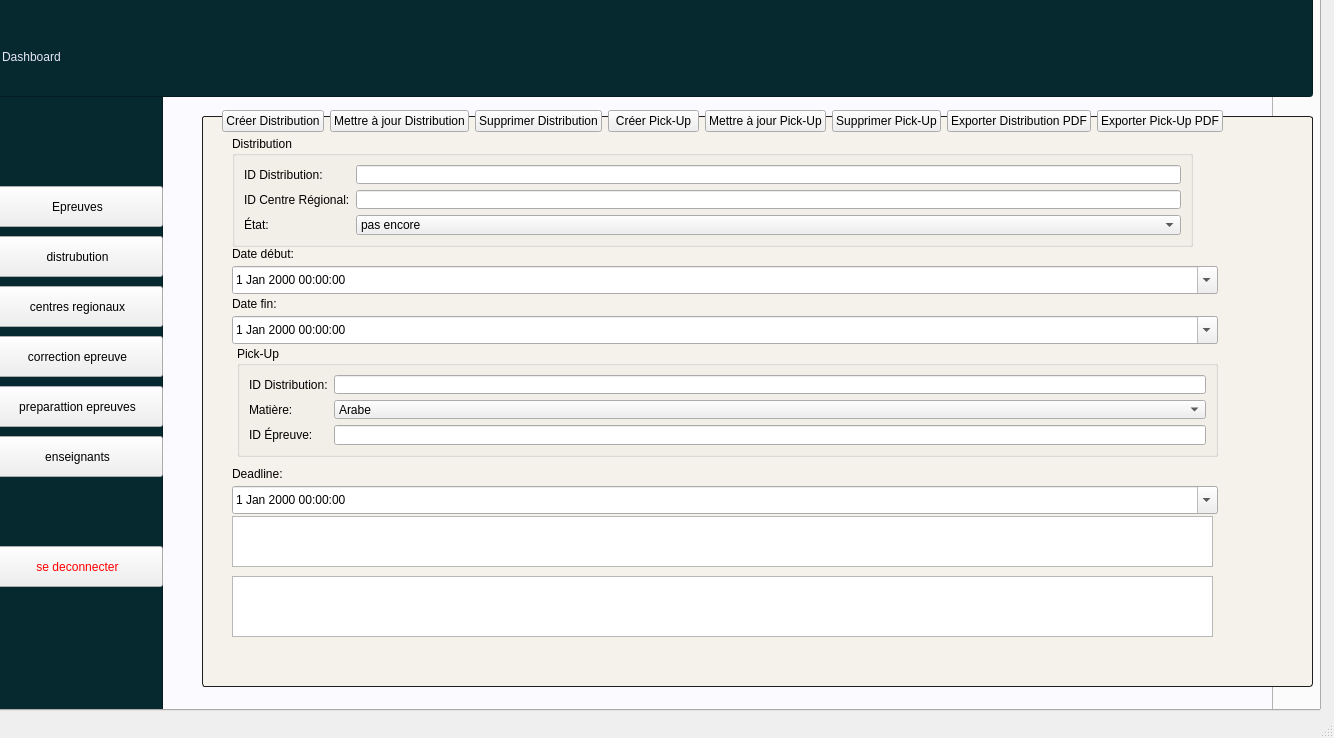
<?xml version="1.0" encoding="UTF-8"?>
<ui version="4.0">
 <class>MainWindow</class>
 <widget class="QMainWindow" name="MainWindow">
  <property name="geometry">
   <rect>
    <x>0</x>
    <y>0</y>
    <width>1334</width>
    <height>738</height>
   </rect>
  </property>
  <property name="windowTitle">
   <string>MainWindow</string>
  </property>
  <widget class="QWidget" name="centralwidget">
   <widget class="QTabWidget" name="tabWidget">
    <property name="geometry">
     <rect>
      <x>-10</x>
      <y>-30</y>
      <width>1331</width>
      <height>741</height>
     </rect>
    </property>
    <property name="whatsThis">
     <string>&lt;html&gt;&lt;head/&gt;&lt;body&gt;&lt;p&gt;&lt;br/&gt;&lt;/p&gt;&lt;/body&gt;&lt;/html&gt;</string>
    </property>
    <property name="currentIndex">
     <number>0</number>
    </property>
    <widget class="QWidget" name="tab">
     <attribute name="title">
      <string>ajout</string>
     </attribute>
     <widget class="QLabel" name="label_15">
      <property name="geometry">
       <rect>
        <x>150</x>
        <y>30</y>
        <width>231</width>
        <height>41</height>
       </rect>
      </property>
      <property name="styleSheet">
       <string notr="true">background-color: rgb(234, 237, 255);
font: 87 13pt &quot;Segoe UI Black&quot;;

</string>
      </property>
      <property name="frameShape">
       <enum>QFrame::Shape::NoFrame</enum>
      </property>
      <property name="frameShadow">
       <enum>QFrame::Shadow::Plain</enum>
      </property>
      <property name="lineWidth">
       <number>1</number>
      </property>
      <property name="text">
       <string>distribution</string>
      </property>
     </widget>
     <widget class="QLabel" name="logo_1">
      <property name="geometry">
       <rect>
        <x>1150</x>
        <y>30</y>
        <width>41</width>
        <height>41</height>
       </rect>
      </property>
      <property name="text">
       <string/>
      </property>
      <property name="pixmap">
       <pixmap>../../../OneDrive/Documents/logo-design.png</pixmap>
      </property>
      <property name="scaledContents">
       <bool>true</bool>
      </property>
     </widget>
     <widget class="QPushButton" name="employes_2">
      <property name="geometry">
       <rect>
        <x>0</x>
        <y>190</y>
        <width>171</width>
        <height>41</height>
       </rect>
      </property>
      <property name="styleSheet">
       <string notr="true"/>
      </property>
      <property name="text">
       <string>Epreuves</string>
      </property>
     </widget>
     <widget class="QLineEdit" name="purple_3">
      <property name="geometry">
       <rect>
        <x>210</x>
        <y>120</y>
        <width>1111</width>
        <height>571</height>
       </rect>
      </property>
      <property name="styleSheet">
       <string notr="true">QWidget {
    background-color: #D3CDBC; /* Neutral beige/gray */
    color: #1F1F1F; /* Dark ink/black for text */
    font-family: &quot;Segoe UI&quot;, &quot;Arial&quot;, sans-serif;
}

QLabel {
    font-size: 14px;
    font-weight: bold;
    color: #1F1F1F;
}

QPushButton {
    background-color: #1F1F1F;
    color: #D3CDBC;
    border: 2px solid #1F1F1F;
    border-radius: 5px;
    padding: 5px 10px;
}

QPushButton:hover {
    background-color: #3B3B3B;
}

QLineEdit {
    background-color: #F5F2EB;
    border: 1px solid #1F1F1F;
    border-radius: 3px;
    padding: 3px;
}

QFrame {
    border: 1px solid #1F1F1F;
    border-radius: 5px;
}

QComboBox {
    background-color: #F5F2EB;
    border: 1px solid #1F1F1F;
    border-radius: 3px;
    padding: 2px;
}</string>
      </property>
     </widget>
     <widget class="QPushButton" name="reservations_2">
      <property name="geometry">
       <rect>
        <x>0</x>
        <y>290</y>
        <width>171</width>
        <height>41</height>
       </rect>
      </property>
      <property name="styleSheet">
       <string notr="true"/>
      </property>
      <property name="text">
       <string>centres regionaux</string>
      </property>
     </widget>
     <widget class="QPushButton" name="evenement_2">
      <property name="geometry">
       <rect>
        <x>0</x>
        <y>390</y>
        <width>171</width>
        <height>41</height>
       </rect>
      </property>
      <property name="styleSheet">
       <string notr="true"/>
      </property>
      <property name="text">
       <string>preparattion epreuves</string>
      </property>
     </widget>
     <widget class="QPushButton" name="pushButton_logout">
      <property name="geometry">
       <rect>
        <x>0</x>
        <y>550</y>
        <width>171</width>
        <height>41</height>
       </rect>
      </property>
      <property name="styleSheet">
       <string notr="true">font: 700 10pt &quot;Segoe UI&quot;;
color: rgb(255, 0, 0);
</string>
      </property>
      <property name="text">
       <string>se deconnecter</string>
      </property>
     </widget>
     <widget class="QPushButton" name="chambres_2">
      <property name="geometry">
       <rect>
        <x>0</x>
        <y>340</y>
        <width>171</width>
        <height>41</height>
       </rect>
      </property>
      <property name="styleSheet">
       <string notr="true"/>
      </property>
      <property name="text">
       <string>correction epreuve</string>
      </property>
     </widget>
     <widget class="QPushButton" name="clients_2">
      <property name="geometry">
       <rect>
        <x>0</x>
        <y>240</y>
        <width>171</width>
        <height>41</height>
       </rect>
      </property>
      <property name="styleSheet">
       <string notr="true"/>
      </property>
      <property name="text">
       <string>distrubution</string>
      </property>
     </widget>
     <widget class="QLineEdit" name="purple_4">
      <property name="geometry">
       <rect>
        <x>0</x>
        <y>-10</y>
        <width>171</width>
        <height>741</height>
       </rect>
      </property>
      <property name="acceptDrops">
       <bool>false</bool>
      </property>
      <property name="styleSheet">
       <string notr="true">background-color: rgb(5, 41, 47)
;</string>
      </property>
     </widget>
     <widget class="QLabel" name="dashboard_2">
      <property name="geometry">
       <rect>
        <x>10</x>
        <y>40</y>
        <width>161</width>
        <height>41</height>
       </rect>
      </property>
      <property name="styleSheet">
       <string notr="true">color: rgb(232, 231, 244);
font: 87 16pt &quot;Segoe UI Black&quot;;

</string>
      </property>
      <property name="text">
       <string>Dashboard</string>
      </property>
     </widget>
     <widget class="QLineEdit" name="arrierePlan_7">
      <property name="geometry">
       <rect>
        <x>-10</x>
        <y>-50</y>
        <width>1291</width>
        <height>991</height>
       </rect>
      </property>
      <property name="styleSheet">
       <string notr="true">background-color: rgb( 250,  250, 255);</string>
      </property>
     </widget>
     <widget class="QLineEdit" name="purple_6">
      <property name="geometry">
       <rect>
        <x>0</x>
        <y>0</y>
        <width>1321</width>
        <height>101</height>
       </rect>
      </property>
      <property name="acceptDrops">
       <bool>false</bool>
      </property>
      <property name="styleSheet">
       <string notr="true">background-color: rgb(5, 41, 47)
;</string>
      </property>
     </widget>
     <widget class="QPushButton" name="evenement_3">
      <property name="geometry">
       <rect>
        <x>0</x>
        <y>440</y>
        <width>171</width>
        <height>41</height>
       </rect>
      </property>
      <property name="styleSheet">
       <string notr="true"/>
      </property>
      <property name="text">
       <string>enseignants</string>
      </property>
     </widget>
     <widget class="QLabel" name="labelDeadline">
      <property name="geometry">
       <rect>
        <x>240</x>
        <y>470</y>
        <width>986</width>
        <height>16</height>
       </rect>
      </property>
      <property name="text">
       <string>Deadline:</string>
      </property>
     </widget>
     <widget class="QTableView" name="tableViewPickUp">
      <property name="geometry">
       <rect>
        <x>240</x>
        <y>580</y>
        <width>981</width>
        <height>61</height>
       </rect>
      </property>
     </widget>
     <widget class="QDateTimeEdit" name="dateTimeEditDeadline">
      <property name="geometry">
       <rect>
        <x>240</x>
        <y>490</y>
        <width>986</width>
        <height>28</height>
       </rect>
      </property>
      <property name="calendarPopup">
       <bool>true</bool>
      </property>
     </widget>
     <widget class="QLabel" name="labelDateDebut">
      <property name="geometry">
       <rect>
        <x>240</x>
        <y>250</y>
        <width>986</width>
        <height>16</height>
       </rect>
      </property>
      <property name="text">
       <string>Date début:</string>
      </property>
     </widget>
     <widget class="QTableView" name="tableViewDistribution">
      <property name="geometry">
       <rect>
        <x>240</x>
        <y>520</y>
        <width>981</width>
        <height>51</height>
       </rect>
      </property>
     </widget>
     <widget class="QGroupBox" name="groupBoxTimers">
      <property name="geometry">
       <rect>
        <x>240</x>
        <y>756</y>
        <width>986</width>
        <height>59</height>
       </rect>
      </property>
      <property name="title">
       <string>Temps restant</string>
      </property>
      <layout class="QHBoxLayout" name="horizontalLayoutTimers_2">
       <item>
        <widget class="QLabel" name="labelTimerDistribution">
         <property name="text">
          <string>Distribution: -</string>
         </property>
        </widget>
       </item>
       <item>
        <widget class="QLabel" name="labelTimerPickUp">
         <property name="text">
          <string>Pick-Up: -</string>
         </property>
        </widget>
       </item>
      </layout>
     </widget>
     <widget class="QGroupBox" name="groupBoxDistribution">
      <property name="geometry">
       <rect>
        <x>240</x>
        <y>140</y>
        <width>961</width>
        <height>111</height>
       </rect>
      </property>
      <property name="title">
       <string>Distribution</string>
      </property>
      <layout class="QFormLayout" name="formLayoutDistribution_2">
       <item row="0" column="0">
        <widget class="QLabel" name="labelIdDistribution">
         <property name="text">
          <string>ID Distribution:</string>
         </property>
        </widget>
       </item>
       <item row="0" column="1">
        <widget class="QLineEdit" name="lineEditIdDistribution"/>
       </item>
       <item row="1" column="0">
        <widget class="QLabel" name="labelIdCentreRegional">
         <property name="text">
          <string>ID Centre Régional:</string>
         </property>
        </widget>
       </item>
       <item row="1" column="1">
        <widget class="QLineEdit" name="lineEditIdCentreRegional"/>
       </item>
       <item row="2" column="0">
        <widget class="QLabel" name="labelEtat">
         <property name="text">
          <string>État:</string>
         </property>
        </widget>
       </item>
       <item row="2" column="1">
        <widget class="QComboBox" name="comboBoxEtat">
         <item>
          <property name="text">
           <string>pas encore</string>
          </property>
         </item>
         <item>
          <property name="text">
           <string>en cours</string>
          </property>
         </item>
         <item>
          <property name="text">
           <string>distribuée</string>
          </property>
         </item>
        </widget>
       </item>
      </layout>
     </widget>
     <widget class="QGroupBox" name="groupBoxPickUp">
      <property name="geometry">
       <rect>
        <x>245</x>
        <y>350</y>
        <width>981</width>
        <height>111</height>
       </rect>
      </property>
      <property name="title">
       <string>Pick-Up</string>
      </property>
      <layout class="QFormLayout" name="formLayoutPickUp_2">
       <item row="0" column="0">
        <widget class="QLabel" name="labelIdDistributionPickUp">
         <property name="text">
          <string>ID Distribution:</string>
         </property>
        </widget>
       </item>
       <item row="0" column="1">
        <widget class="QLineEdit" name="lineEditIdDistributionPickUp"/>
       </item>
       <item row="1" column="0">
        <widget class="QLabel" name="labelMatiere">
         <property name="text">
          <string>Matière:</string>
         </property>
        </widget>
       </item>
       <item row="1" column="1">
        <widget class="QComboBox" name="comboBoxMatiere">
         <item>
          <property name="text">
           <string>Arabe</string>
          </property>
         </item>
         <item>
          <property name="text">
           <string>Français</string>
          </property>
         </item>
         <item>
          <property name="text">
           <string>Anglais</string>
          </property>
         </item>
         <item>
          <property name="text">
           <string>Mathématiques</string>
          </property>
         </item>
         <item>
          <property name="text">
           <string>Physique</string>
          </property>
         </item>
         <item>
          <property name="text">
           <string>SVT</string>
          </property>
         </item>
        </widget>
       </item>
       <item row="2" column="0">
        <widget class="QLabel" name="labelIdEpreuve">
         <property name="text">
          <string>ID Épreuve:</string>
         </property>
        </widget>
       </item>
       <item row="2" column="1">
        <widget class="QLineEdit" name="lineEditIdEpreuvePickUp"/>
       </item>
      </layout>
     </widget>
     <widget class="QDateTimeEdit" name="dateTimeEditFin">
      <property name="geometry">
       <rect>
        <x>240</x>
        <y>320</y>
        <width>986</width>
        <height>28</height>
       </rect>
      </property>
      <property name="calendarPopup">
       <bool>true</bool>
      </property>
     </widget>
     <widget class="QLabel" name="labelDateFin">
      <property name="geometry">
       <rect>
        <x>240</x>
        <y>300</y>
        <width>986</width>
        <height>16</height>
       </rect>
      </property>
      <property name="text">
       <string>Date fin:</string>
      </property>
     </widget>
     <widget class="QWidget" name="layoutWidget">
      <property name="geometry">
       <rect>
        <x>230</x>
        <y>110</y>
        <width>1001</width>
        <height>31</height>
       </rect>
      </property>
      <layout class="QHBoxLayout" name="horizontalLayout">
       <item>
        <widget class="QPushButton" name="pushButtonCreateDistribution">
         <property name="text">
          <string>Créer Distribution</string>
         </property>
        </widget>
       </item>
       <item>
        <widget class="QPushButton" name="pushButtonUpdateDistribution">
         <property name="text">
          <string>Mettre à jour Distribution</string>
         </property>
        </widget>
       </item>
       <item>
        <widget class="QPushButton" name="pushButtonDeleteDistribution">
         <property name="text">
          <string>Supprimer Distribution</string>
         </property>
        </widget>
       </item>
       <item>
        <widget class="QPushButton" name="pushButtonCreatePickUp">
         <property name="text">
          <string>Créer Pick-Up</string>
         </property>
        </widget>
       </item>
       <item>
        <widget class="QPushButton" name="pushButtonUpdatePickUp">
         <property name="text">
          <string>Mettre à jour Pick-Up</string>
         </property>
        </widget>
       </item>
       <item>
        <widget class="QPushButton" name="pushButtonDeletePickUp">
         <property name="text">
          <string>Supprimer Pick-Up</string>
         </property>
        </widget>
       </item>
       <item>
        <widget class="QPushButton" name="pushButtonExportDistribution">
         <property name="text">
          <string>Exporter Distribution PDF</string>
         </property>
        </widget>
       </item>
       <item>
        <widget class="QPushButton" name="pushButtonExportPickUp">
         <property name="text">
          <string>Exporter Pick-Up PDF</string>
         </property>
        </widget>
       </item>
      </layout>
     </widget>
     <widget class="QDateTimeEdit" name="dateTimeEditDebut">
      <property name="geometry">
       <rect>
        <x>240</x>
        <y>270</y>
        <width>986</width>
        <height>28</height>
       </rect>
      </property>
      <property name="calendarPopup">
       <bool>true</bool>
      </property>
     </widget>
     <zorder>arrierePlan_7</zorder>
     <zorder>purple_3</zorder>
     <zorder>purple_4</zorder>
     <zorder>label_15</zorder>
     <zorder>logo_1</zorder>
     <zorder>pushButton_logout</zorder>
     <zorder>chambres_2</zorder>
     <zorder>clients_2</zorder>
     <zorder>reservations_2</zorder>
     <zorder>evenement_2</zorder>
     <zorder>employes_2</zorder>
     <zorder>purple_6</zorder>
     <zorder>dashboard_2</zorder>
     <zorder>evenement_3</zorder>
     <zorder>labelDeadline</zorder>
     <zorder>tableViewPickUp</zorder>
     <zorder>dateTimeEditDeadline</zorder>
     <zorder>labelDateDebut</zorder>
     <zorder>tableViewDistribution</zorder>
     <zorder>groupBoxTimers</zorder>
     <zorder>groupBoxDistribution</zorder>
     <zorder>groupBoxPickUp</zorder>
     <zorder>dateTimeEditFin</zorder>
     <zorder>labelDateFin</zorder>
     <zorder>layoutWidget</zorder>
     <zorder>dateTimeEditDebut</zorder>
    </widget>
   </widget>
  </widget>
  <widget class="QMenuBar" name="menubar">
   <property name="geometry">
    <rect>
     <x>0</x>
     <y>0</y>
     <width>1334</width>
     <height>21</height>
    </rect>
   </property>
  </widget>
  <widget class="QStatusBar" name="statusbar"/>
 </widget>
 <resources/>
 <connections/>
</ui>
